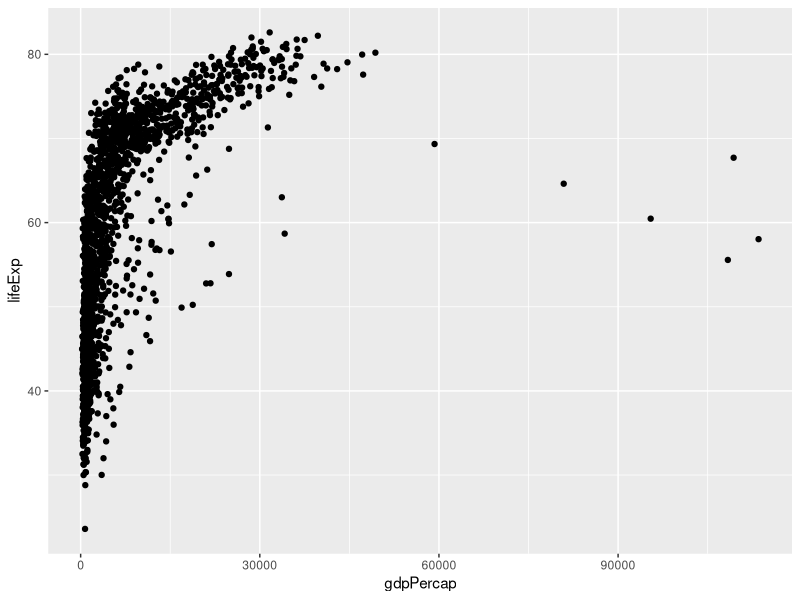
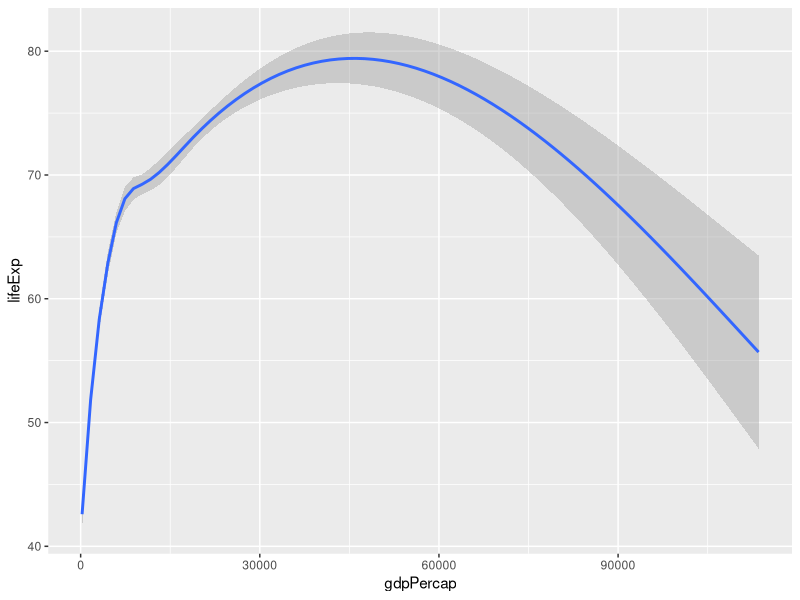
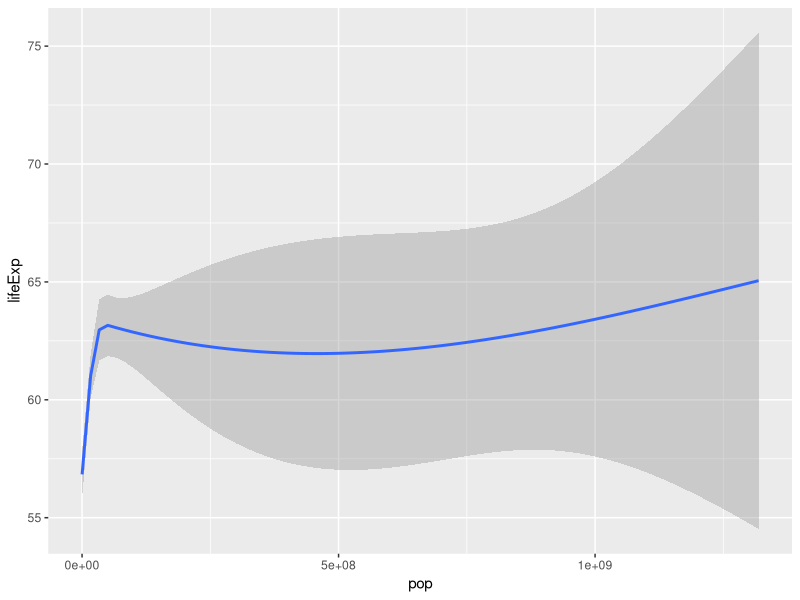
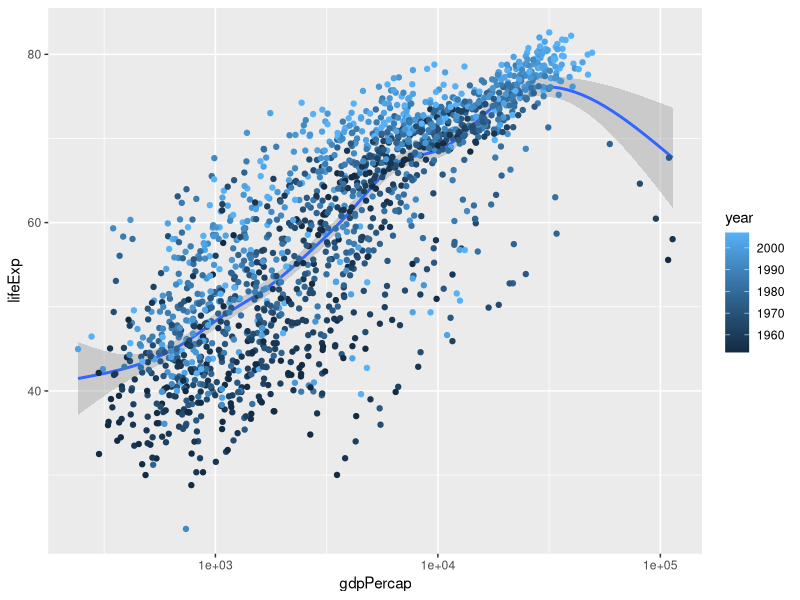
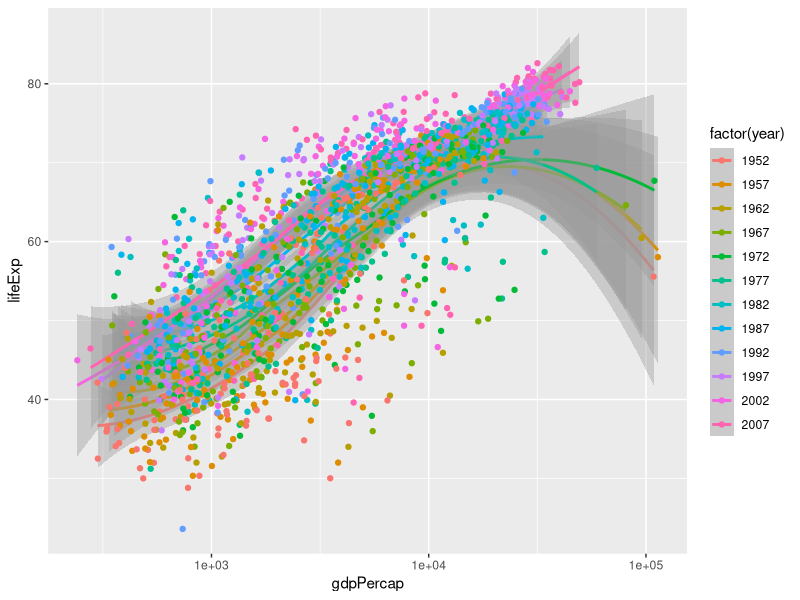
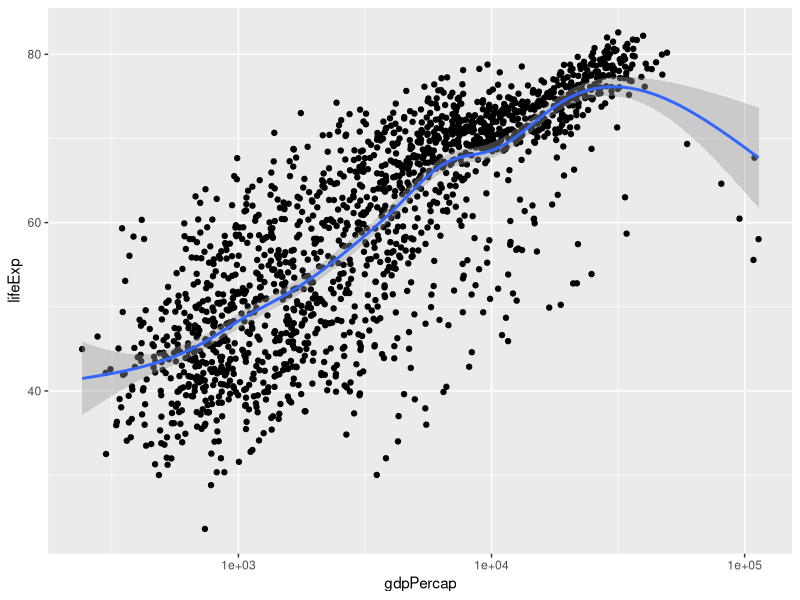
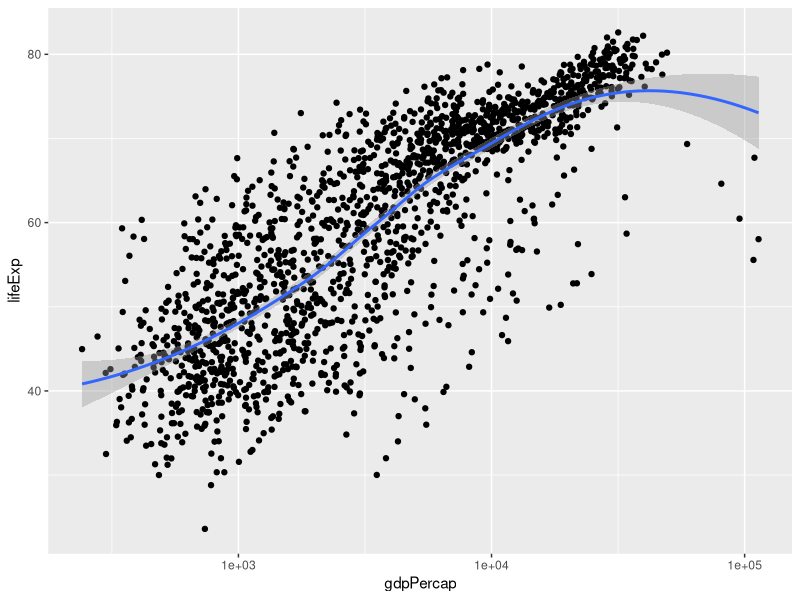
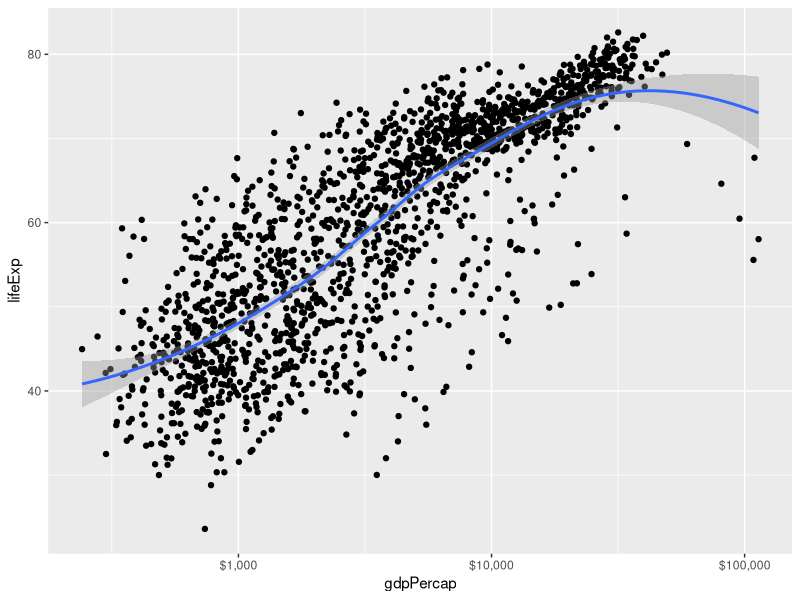

The R source for these figures, in order:
## ---- chunk 1
rm(list=ls())
library(ggplot2)
gapminder <- read.csv(file="gapMinderDataFiveYear.csv")


## ---- chunk 2
# Identify the data
p <- ggplot(data = gapminder)

# Add the mapping
p <- p + (mapping = aes(x = gdpPercap, y = lifeExp))

#Ask for a scatterplot
p <- p + geom_point()

#Display the graph
p
## ---- chunk 3
p <- ggplot(data=gapminder, mapping = aes(x = gdpPercap, y = lifeExp))
p + geom_smooth()

p <- ggplot(data=gapminder, mapping = aes(x = pop, y = lifeExp))
p + geom_smooth()

p <- ggplot(data=gapminder, mapping = aes(x = gdpPercap, y = lifeExp, color = year))
p + geom_smooth() + geom_point() + scale_x_log10()

p <- ggplot(data=gapminder, mapping = aes(x = gdpPercap, y = lifeExp, color = factor(year)))
p + geom_smooth() + geom_point() + scale_x_log10()
## ---- chunk 4
p <- ggplot(data=gapminder,
            mapping = aes(x = gdpPercap,
                          y = lifeExp))
p + geom_point() +
  geom_smooth(method = "gam") +
  scale_x_log10()

p + geom_point() +
  geom_smooth(method = "loess") +
  scale_x_log10()

p + geom_point() +
  geom_smooth(method = "loess") +
  scale_x_log10(labels = scales::dollar)

p + geom_point(color = "blue") +
  geom_smooth(method = "loess") +
  scale_x_log10()

p + geom_point() +
  geom_smooth(method = "lm") +
  scale_x_log10()

p + geom_point(alpha = 0.3) +
  geom_smooth(method = "gam") +
  scale_x_log10(labels = scales::dollar) +
  labs(x = "GDP Per Capita", y = "Life Expectancy in Years",
       title = "Economic Growth and Life Expectancy",
       subtitle = "Data points are country-years",
       caption = "Source: Gapminder.")

p <- ggplot(data=gapminder,
            mapping = aes(x = gdpPercap,
                          y = lifeExp,
                          color = continent))
p + geom_point() +
  geom_smooth() +
  scale_x_log10()

p <- ggplot(data=gapminder,
            mapping = aes(x = gdpPercap,
                          y = lifeExp,
                          color = continent,
                          fill = continent))
p + geom_point() +
  geom_smooth() +
  scale_x_log10()
## ---- chunk 5
p <- ggplot(data=gapminder,
            mapping = aes(x = gdpPercap,
                          y = lifeExp))
p + geom_point(mapping = aes(color = continent)) +
  geom_smooth(method = "loess") +
  scale_x_log10()

p + geom_point(mapping = aes(color = log(pop))) +
  scale_x_log10()


## ---- chunk 6
p <- ggplot(data=gapminder,
            mapping = aes(x = gdpPercap,
                          y = lifeExp))
p.1 <- p + geom_point(mapping = aes(color = continent)) +
  geom_smooth(method = "loess") 

ggsave("gapminder.png", plot = p.1)
## ---- chunk 7
mort_data <- read.csv("mortality_data.csv")
head(mort_data)
p <- ggplot(data = mort_data, mapping = aes(x = attage, 
                                            y = actual_mort))
p + geom_point()

## ---- chunk 8
p <- ggplot(data = mort_data, mapping = aes(x = attage, 
                                            y = actual_mort))
p + geom_point(alpha = 0.3)

## ---- chunk 9
p <- ggplot(data = mort_data, mapping = aes(x = attage, 
                                            y = actual_mort))
p + geom_smooth()

## ---- chunk 10
p <- ggplot(data = mort_data, mapping = aes(x = attage, 
                                            y = actual_mort))
p + geom_smooth(se = FALSE)

## ---- chunk 11
p <- ggplot(data = mort_data, mapping = aes(x = attage, 
                                            y = actual_mort))
p + geom_smooth(se = FALSE) + geom_point()
p + geom_point() + geom_smooth(se = FALSE)

## ---- chunk 12
p <- p + (mapping = aes(color = smoker))
p + geom_smooth(se = FALSE) + geom_point()

## ---- chunk 13
p + geom_smooth(se = FALSE) + geom_point() + coord_cartesian(ylim = c(0, 0.2))

## ---- chunk 14
p + geom_smooth(se = FALSE) + 
  geom_point() + 
  coord_cartesian(ylim = c(0, 0.2)) +
  labs(title = "Mortality Study", 
       subtitle = "Dots are exposure units",
       caption = "Disclaimer--for educational purposes only",
       x = "Attained Age",
       y = "Mortality Rate",
       color = "Smoker Status")
## ---- chunk 15
p + geom_smooth(se = FALSE) + 
  geom_point() + 
  scale_y_log10()

## ---- chunk 16
library(ggplot2)

#1
mort_data <- read.csv("mortality_data.csv")
p <- ggplot(data = mort_data, mapping = aes(x = attage, y = actual_mort))
p + geom_point()

#2
mort_data <- read.csv("mortality_data.csv")
p <- ggplot(data = mort_data, mapping = aes(x = attage, y = actual_mort))
p + geom_point(alpha = .3)

#3
p <- ggplot(data = mort_data, mapping = aes(x = attage, y = actual_mort))
p + geom_smooth() 
#You should note that the intervals include negative values, which are not possible.

#4
p <- ggplot(data = mort_data, mapping = aes(x = attage, y = actual_mort))
p + geom_smooth(se = FALSE) 

#5
p <- ggplot(data = mort_data, mapping = aes(x = attage, y = actual_mort))
p + geom_smooth(se = FALSE) + geom_point(alpha = .3)

#6
p <- ggplot(data = mort_data, mapping = aes(x = attage, y = actual_mort, color = smoker))
p + geom_smooth(se = FALSE) + geom_point(alpha = .3)

#7
p <- ggplot(data = mort_data, mapping = aes(x = attage, y = actual_mort, color = smoker))
p + geom_smooth(se = FALSE) + geom_point(alpha = .3) + coord_cartesian(ylim = c(0,.2))

#8
p <- ggplot(data = mort_data, mapping = aes(x = attage, y = actual_mort, color = smoker))
p + geom_smooth(se = FALSE) + 
  geom_point(alpha = .3) + 
  coord_cartesian(expand = FALSE, ylim = c(0,.25)) +
  labs(title = "Mortality Study",
  subtitle = "Dots are exposure units",
  caption = "Disclaimer--for educational purposes only",
  x = "Attained Age",
  y = "Mortality Rate",
  color = "Smoker Status")
  
#9
p <- ggplot(data = mort_data, mapping = aes(x = attage, y = actual_mort, color = smoker))
p + geom_smooth(se = FALSE) + 
  geom_point(alpha = .3) + 
  scale_y_log10() +
  labs(title = "Mortality Study",
  subtitle = "Dots are exposure units",
  caption = "Disclaimer--for educational purposes only",
  x = "Attained Age",
  y = "Mortality Rate",
  color = "Smoker Status")
#Many observed values are zero. The logarithm cannot be taken and so those points are not plotted. 
  
